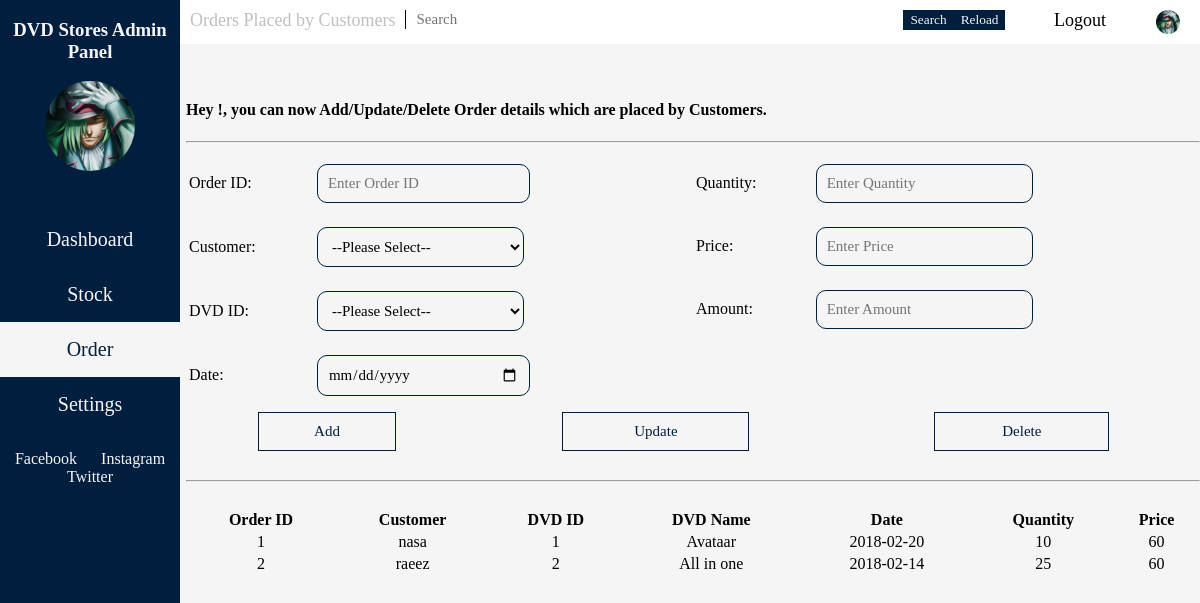
The app's page /DS-Order.php with its own data.
### tables this page shows
CREATE TABLE IF NOT EXISTS `order_detail` (
  `orderid` int(11) NOT NULL AUTO_INCREMENT,
  `username` varchar(50) NOT NULL,
  `dvdid` int(11) NOT NULL,
  `date` date NOT NULL,
  `quantity` int(11) NOT NULL,
  `price` float NOT NULL,
  `amount` float NOT NULL,
  PRIMARY KEY (`orderid`),
  KEY `fk_order_detail_username` (`username`),
  KEY `fk_order_detail_dvdid` (`dvdid`)
);

CREATE TABLE IF NOT EXISTS `dvd` (
  `dvdimage` longblob NOT NULL,
  `dvdid` int(11) NOT NULL AUTO_INCREMENT,
  `dvdname` varchar(100) NOT NULL,
  `type` varchar(25) NOT NULL,
  `categories` varchar(50) NOT NULL,
  `quantity` int(11) NOT NULL,
  `unitprice` float NOT NULL,
  PRIMARY KEY (`dvdid`)
);

### DS-Order.php (the view, shortened to what this page needs)
<?php
    require 'connection.php';
?>
<!DOCTYPE html>
<html lang="en">
<head>
</head>
<body>
<div class="navitop">
    <label style="float:left;margin-left:15%;font-size:18px">Orders Placed by Customers</label>
    <form class="searchbar" method="POST" action="DS-Order.php">
        <input type="text" placeholder="Search" name="searchproduct"><input type="submit" name="btnsearch" value="Search"><input type="submit" name="btnreload" value="Reload">
    </form>
    <a href="sessionDestroy.php">Logout</a>
    <img src="anime1.jpg" class="profpic" onclick="openNav()"/>
</div>
<div class="sideNavi">
    <h3>DVD Stores Admin Panel</h3>
    <img src="anime1.jpg" class="profi" onclick="openNav()"/>
    <br/>
    <a href="DS-Dashboard.php"><button class="btndashboard">Dashboard</button></a><br/>
    <a href="DS-Stock.php"><button class="btnstock">Stock</button></a><br/>
    <a href="DS-Order.php"><button class="btnorder" style="background-color: whitesmoke;color:#001f3f;background-image: url(order.png);background-repeat: no-repeat;background-size: 30%;background-position-x: -5px;background-position-y: -5px;">Order</button></a><br/>
    <a href="DS-Setting.php"><button class="btnsetting">Settings</button></a><br/><br/>
    <a href="#" class="social">Facebook</a>
    <a href="#" class="social">Instagram</a>
    <a href="#" class="social">Twitter</a>
</div>
<div class="main">
    <h4>Hey <?php echo $_SESSION["userlogin"];?>!, you can now Add/Update/Delete Order details which are placed by Customers.</h4>
    <hr/>
    <form method="POST" action="DS-Order.php" class="myform">
        <table style="float:left;width:50%">
            <tr>
                <td>Order ID: </td>
                <td><input type="text" placeholder="Enter Order ID" name="orderid"></td>
            </tr>
            <tr>
                <td>Customer: </td>
                <td>
                    <select name="customer">
                        <option>--Please Select--</option>
                    </select>
                </td>
            </tr>
            <tr>
                <td>DVD ID: </td>
                <td>
                    <select name="dvdid">
                        <option>--Please Select--</option>
                    </select>
                </td>
            </tr>
            <tr>
                <td>Date: </td>
                <td>
                    <input type="date" name="orderdate">
                </td>
            </tr>
        </table>
        <table style="float:right;width:50%">
            <tr>
                <td>Quantity: </td>
                <td><input type="text" placeholder="Enter Quantity" name="quantity"></td>
            </tr>
            <tr>
                <td>Price: </td>
                <td><input type="text" placeholder="Enter Price" name="price"></td>
            </tr>
            <tr>
                <td>Amount: </td>
                <td><input type="text" placeholder="Enter Amount" name="amount"></td>
            </tr>
        </table>
        <br/><br/>
        <table style="width:100%;text-align:center">
            <tr>
                <td><input type="submit" name="btnadd" value="Add"></td>
                <td><input type="submit" name="btnupdate" value="Update"></td>
                <td><input type="submit" name="btndelete" value="Delete"></td>
            </tr>
        </table>
    </form>
    <br/>
    <hr/>
    <br/>
    <table class="detailsStock" style="width:100%;">
        <tr>
            <th>Order ID</th>
            <th>Customer</th>
            <th>DVD ID</th>
            <th>DVD Name</th>
            <th>Date</th>
            <th>Quantity</th>
            <th>Price</th>
        </tr>
        <?php
            if(isset($_POST["btnsearch"]))
            {
                $selectOrder = "SELECT * FROM order_detail o,dvd d WHERE o.orderid='$searchproduct' AND d.dvdid=o.orderid";
                $selected = $con->query($selectOrder);
                while ($rowOrder = mysqli_fetch_assoc($selected)) {
                    ?>
                    <tr>
                        <td><?php echo $rowOrder["orderid"]; ?></td>
                        <td><?php echo $rowOrder["username"]; ?></td>
                        <td><?php echo $rowOrder["dvdid"]; ?></td>
                        <td><?php echo $rowOrder["dvdname"]; ?></td>
                        <td><?php echo $rowOrder["date"]; ?></td>
                        <td><?php echo $rowOrder["quantity"]; ?></td>
                        <td><?php echo $rowOrder["price"]; ?></td>
                    </tr>
                    <?php
                }
            }
            else
            {
                $selectOrder = "SELECT * FROM order_detail o,dvd d WHERE o.dvdid=d.dvdid";
                $selected = $con->query($selectOrder);
                while ($rowOrder = mysqli_fetch_assoc($selected)) {
                    ?>
                    <tr>
                        <td><?php echo $rowOrder["orderid"]; ?></td>
                        <td><?php echo $rowOrder["username"]; ?></td>
                        <td><?php echo $rowOrder["dvdid"]; ?></td>
                        <td><?php echo $rowOrder["dvdname"]; ?></td>
                        <td><?php echo $rowOrder["date"]; ?></td>
                        <td><?php echo $rowOrder["quantity"]; ?></td>
                        <td><?php echo $rowOrder["price"]; ?></td>
                    </tr>
                    <?php
                }
            }
        ?>
    </table>
</div>
</body>
</html>

### DS-Order.php (style rules this page uses)
body { background-color: whitesmoke; }
.navitop { width:100%; position: fixed; z-index:50; overflow: hidden; background-color: white; top:0; left:0; padding:10px; text-align:right; }
.navitop a { text-decoration: none; margin:10px; color:black; font-size:18px; font-family: Calibri; }
.profpic { width:2%; float:right; border-radius: 100%; margin-right:30px; cursor: pointer; margin-left:20px; }
h1,label { font-family: Calibri; color:silver; }
.sideNavi { width:15%; background-color: #001f3f; height:100%; position: fixed; top:0; left:0; z-index:52; text-align: center; }
.social { color:whitesmoke; text-decoration: none; font-family: Calibri; padding:10px; }
h3 { color:whitesmoke; font-family: Calibri; }
.profi { width: 50%; border-radius: 50%; cursor: pointer; }
button { background-color: transparent; width:100%; outline:none; border: 1px solid transparent; color:whitesmoke; font-size:20px; font-family: Calibri; cursor: pointer; padding:15px; transition-duration: 0.5s; }
.btndashboard { background-image: url("dashi.png"); background-repeat: no-repeat; background-size: 30%; background-position-x: -5px; background-position-y: -5px; }
.btnstock { background-image: url("stocki.png"); background-repeat: no-repeat; background-size: 30%; background-position-x: -5px; background-position-y: -5px; }
.btnorder { background-image: url("orderi.png"); background-repeat: no-repeat; background-size: 30%; background-position-x: -5px; background-position-y: -5px; }
.btnsetting { background-image: url("setti.png"); background-repeat: no-repeat; background-size: 30%; background-position-x: -5px; background-position-y: -5px; }
.main { position: absolute; float:right; top:10%; right:0; width:84.5%; background-color: whitesmoke; padding-left:10px; }
h4 { color:black; font-family: Calibri; }
.myform input[type=text],.myform option,.myform select,.myform input[type=date] { width:50%; background-color: transparent; border:1px solid #001f3f; outline:none; font-size:15px; font-family: Calibri; padding:10px; margin:10px; font-family: Calibri; border-radius: 10px; }
.myform select,.myform option { width:54%; }
.myform input[type=submit] { width:50%; background-color: transparent; border:1px solid #001f3f; color:#001f3f; font-size:15px; font-family: Calibri; padding:10px; }
.myform td { font-family: Calibri; }
.detailsStock th,.detailsStock td { font-family:Calibri; text-align: center; }
.searchbar { float:left; margin-left:10px; width:50%; }
.searchbar input[type=text] { border:none; float:left; padding-left:10px; outline:none; border-left:1px solid black; font-family: Calibri; font-size:15px; width:50%; }
.searchbar input[type=submit] { background-color: #001f3f; color:whitesmoke; font-family: Calibri; border:1px solid #001f3f; outline:none; }

### records on screen
order_detail: orderid "1", username "nasa", dvdid.dvdid "1", dvdid.dvdname "Avataar", date "2018-02-20", dvdid.quantity "10", price "60"
order_detail: orderid "2", username "raeez", dvdid.dvdid "2", dvdid.dvdname "All in one", date "2018-02-14", dvdid.quantity "25", price "60"
